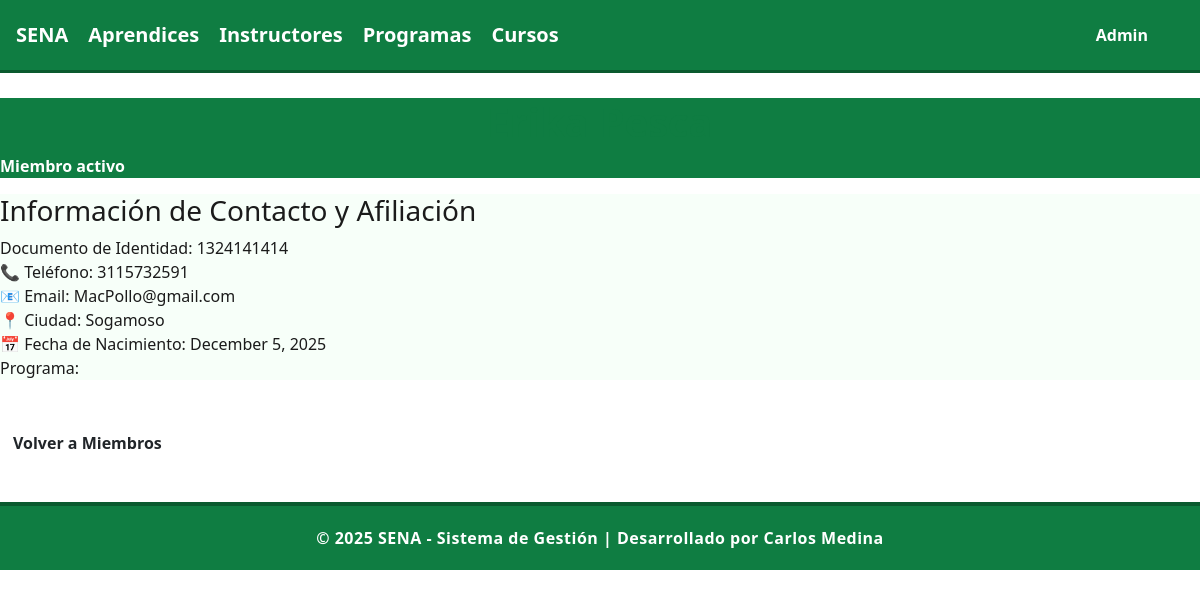
The page /aprendices/details/8 on the database its author committed.
### aprendices/models.py (models this page shows, shortened)
class Aprendiz(models.Model):
    documento_identidad = models.CharField(max_length=100,unique=True)
    nombre = models.CharField(max_length=100)
    apellido = models.CharField(max_length=100)
    telefono = models.CharField(max_length=100,null=True)
    correo = models.EmailField(max_length=100)
    fecha_nacimiento = models.DateField()
    ciudad = models.CharField(max_length=100,null=True)
    programa = models.CharField(max_length=100)

### aprendices/views.py (the view)
# urls.py: path('aprendices/details/<int:id>', views.details, name='details'),
def details(request, id):
  myaprendiz = Aprendiz.objects.get(id=id)
  template = loader.get_template('details.html')
  context = {
    'myaprendiz': myaprendiz,
  }
  return HttpResponse(template.render(context, request))

### aprendices/templates/details.html (shortened to what this page needs)
{% extends "master.html" %}
{% block content %}
  <section class="aprendiz-details-section">
    <div class="profile-card">
      <div class="card-header">
        <h1> {{ myaprendiz.nombre }} {{ myaprendiz.apellido }}</h1>
        <p class="status">Miembro activo</p>
      </div>
      <div class="card-body">
        <h3>Información de Contacto y Afiliación</h3>
        <div class="detail-grid">
          <div class="detail-item">
            <span class="label"> Documento de Identidad:</span>
            <span class="value">{{ myaprendiz.documento_identidad }}</span>
          </div>
          <div class="detail-item">
            <span class="label">📞 Teléfono:</span>
            <span class="value">{{ myaprendiz.telefono }}</span>
          </div>
          <div class="detail-item">
            <span class="label">📧 Email:</span>
            <span class="value">{{ myaprendiz.correo }}</span>
          </div>
          <div class="detail-item">
            <span class="label">📍 Ciudad:</span>
            <span class="value">{{ myaprendiz.ciudad }}</span>
          </div>
          <div class="detail-item">
            <span class="label">📅 Fecha de Nacimiento:</span>
            <span class="value">{{ myaprendiz.fecha_nacimiento|date:"F j, Y" }}</span>
          </div>
          <div class="detail-item">
            <span class="label"> Programa:</span>
          </div>
        </div>
      </div>
    </div>
  <br>
    <p style="margin-top: 20px;">
        <a href="/aprendices" class="btn">Volver a Miembros</a>
    </p>
  </section>
{% endblock %}

### aprendices/static/mystyles.css (style rules this page uses)
body { background-color: #ffffff; font-family: "Segoe UI", Tahoma, Geneva, Verdana, sans-serif; color: #1b1b1b; margin: 0; padding: 0; }
h1, h2 { text-align: center; color: #0f7d42; margin-top: 25px; font-weight: 800; }
.card-header { background-color: #0f7d42; color: white; font-weight: 600; }
.card-body { background-color: #f7fff9; }
.btn { border-radius: 8px; font-weight: 600; }

### aprendices/templates/master.html (style rules this page uses)
body { background-color: #ffffff; font-family: "Segoe UI", Tahoma, Geneva, Verdana, sans-serif; color: #1b1b1b; margin: 0; padding: 0; }
h1, h2 { text-align: center; color: #0f7d42; margin-top: 25px; font-weight: 800; }
.card-header { background-color: #0f7d42; color: white; font-weight: 600; }
.card-body { background-color: #f7fff9; }
.btn { border-radius: 8px; font-weight: 600; }

### rows shown on the page
Aprendiz: documento_identidad "1324141414", telefono "3115732591", correo "MacPollo@gmail.com", ciudad "Sogamoso", fecha_nacimiento "December 5, 2025"
